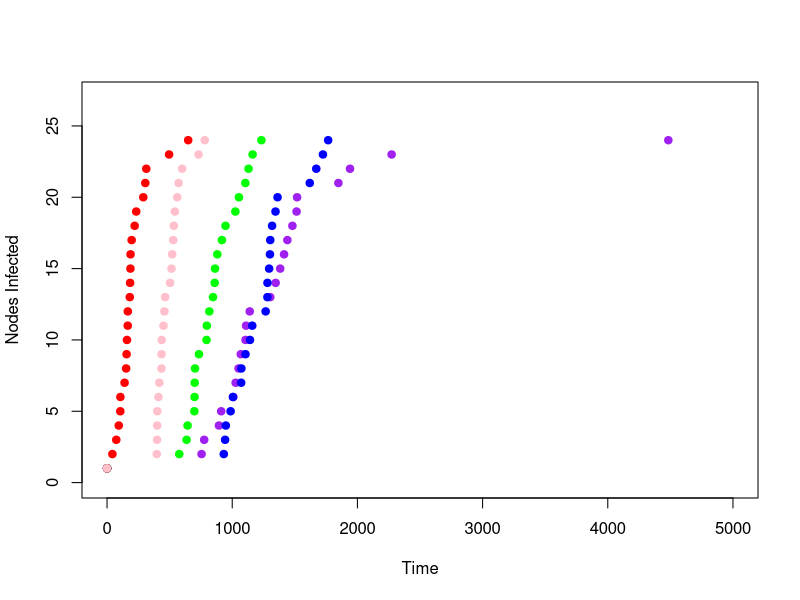
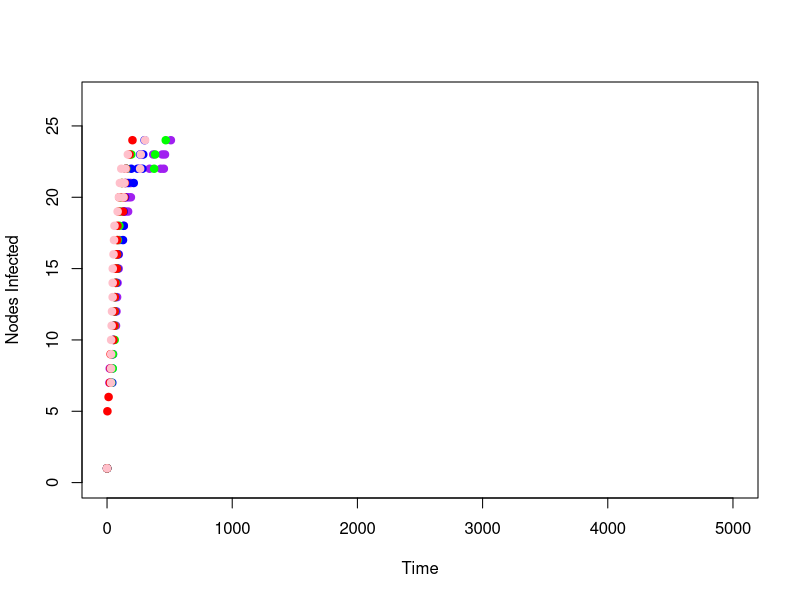

These figures' R source, in order:
## ---- chunk 1
knitr::opts_chunk$set(echo = TRUE)
library('maps'); 
library('geosphere'); 
library(igraph);
## ---- chunk 2
CTMC <- function(G, lambda) # Simulate Continuous Time Markov Chain 
{
  # Input: G (in current state), contagiousness lambda
  # Output: G (state after event), DeltaT: time interval until event
  qi <- rep(0.0, vcount(G));
  qii = 0;
  alive <- FALSE
  for (j in 1:vcount(G))
  {
    if (V(G)$state[j] == 0)
    {
      # count incoming flights from infected neighbors;
      v=0;
      for (nb in neighbors(G,V(G)[j],mode=c("in")) ) 
        if (V(G)$state[nb] ==1 ) v <- v+1;
      qi[j] <- lambda * v; # compute rate q_ij
      if (qi[j] > 0) alive <- TRUE;  # Process is still alive
    }
  }
  qii = sum(qi)  # Rate of leaving the current state i
  
  if (alive)
  {
    # Compute exponential distribution, rate qii
    DeltaT <- rexp(1,qii) 
    # Update graph, select event proportional to rate
    sumprob = 0;
    u <- runif(1);
    for (j in 1:vcount(G))
    {
      previous_sumprob = sumprob;
      if (V(G)$state[j] == 0 && qi[j] != 0)
      {sumprob = sumprob + qi[j]/qii;}
      if (previous_sumprob < u && u <= sumprob) 
        V(G)$state[j]=1;}   # vertex j gets infected
  }
  else
    DeltaT <- Inf; # Infinity; Signals that absorbing state is reached
  
  return(list(first=G, second=DeltaT))
}
## ---- chunk 3
# Load the data (adapt the pathnames)
#setwd("./data") # Adapt this to your directory path
airports <- read.csv("Dataset3-Airlines-NODES.csv", header=TRUE) 
flights <- read.csv("Dataset3-Airlines-EDGES.csv", header=TRUE, 
                    as.is=TRUE)
# Select only the big airports
tab <- table(flights$Source)
big.id <- names(tab)[tab>10]
airports <- airports[airports$ID %in% big.id,]
flights  <- flights[flights$Source %in% big.id & 
                      flights$Target %in% big.id, ]
# Plot map of the USA
# In some cases this needs to be added, here: dev.off();   
# map("state", col="grey50", fill=TRUE, bg="blue", lwd=0.1)
# Plot orange edges, eavier edges will be lighter in color.
# col.1 <- adjustcolor("orange red", alpha=0.4)
# col.2 <- adjustcolor("orange", alpha=0.4)
# edge.pal <- colorRampPalette(c(col.1, col.2), alpha = TRUE)
# edge.col <- edge.pal(100)
edgelist = c();
for(i in 1:nrow(flights))  {   # Plot edges
  node1 <- airports[airports$ID == flights[i,]$Source,]
  node2 <- airports[airports$ID == flights[i,]$Target,]
  # arc <- gcIntermediate( 
  #   c(node1[1,]$longitude, 
  #     node1[1,]$latitude), 
  #   c(node2[1,]$longitude, 
  #     node2[1,]$latitude), 
  #   n=1000, addStartEnd=TRUE )
  edge.ind <- round(100*flights[i,]$Freq / max(flights$Freq))
  # lines(arc, col=edge.col[edge.ind], lwd=edge.ind/30)
}  
# ... now start simulation 
colors <- c('purple', 'blue', 'green', 'red', 'pink')
plot(1, xlab="Time", ylab="Nodes Infected", xlim=c(0,5000), ylim=c(0,nrow(airports)))
for (r in 1:5) {
  set.seed(r)
  # initialize edges
  for(i in 1:nrow(flights)) {   
    i1 <- which(airports$ID == flights[i,]$Source)
    i2 <- which(airports$ID == flights[i,]$Target)
    edgelist <- c(edgelist, i1); edgelist <- c(edgelist, i2);}
  G <- graph(edgelist);
  
  # start the simulator from initial state (1st node infected)
  Time = 0; 
  V(G)$state <- 
    c(1,0,0, 0,0,0, 0,0,0,
      0,0,0, 0,0,0, 0,0,0,
      0,0,0, 0,0,0, 0,0,0)
  DeltaT = 0
  points(x=0, y=1, pch=19, col=colors[r])
  while (Time < 20000 & DeltaT != Inf) {
    L <-CTMC(G,0.001); # simulate next event, lambda=0.001
    DeltaT <- L$second; 
    G <- L$first;
    if (DeltaT != Inf)
    {
      Time = Time + DeltaT;
      InfectedNodes <- sum(V(G)$state)
      points(x=Time, y=InfectedNodes, pch=19, col=colors[r])
    } 
  };
  cat('Total Time:', Time, '\n')
}
## ---- chunk 4
CTMC_SIS <- function(G, lambda) # Continuous Time Markov Chain
{
  # Input: G (in current state), contagiousness lambda
  # Output: G (state after event), DeltaT: holding time
  qi <- rep(0.0, vcount(G));
  qii = 0;
  recov <- rep(0.0, vcount(G));
  alive <- FALSE
  for (j in 1:vcount(G))
  {
    if (V(G)$state[j] == 0)
    {
      # count incoming edges from infected neighbors;
      v=0;
      for (nb in neighbors(G,V(G)[j],mode=c("in")) )
        if (V(G)$state[nb] ==1 ) v <- v+1;
        qi[j] <- lambda * v; # compute rate q_ij
        if (qi[j] > 0) alive <- TRUE;# Process is still alive
    }
    else 
    {
      recov[j] = 50.0 * lambda / airports$Visits[j];
    }
    #    else if (V(G)$state[j] == 1)
    # {
    #     qi[j] <- 50.0*lambda/airports$Visits[j]; # rate q_ij
    #     if (qi[j] > 0) alive <- TRUE;# Process is still alive
    # }
  }
  qii = sum(qi)+sum(recov);# Rate of leaving the current state i
  recov_sum = sum(recov);
  if (alive)
  {
    # Compute exponential distribution, rate qii
    DeltaT <- rexp(1,qii)
    # Update graph, select event proportional to rate
    sumprob = 0;
    u <- runif(1);
    for (j in 1:vcount(G))
    {
      previous_sumprob = sumprob;
      if (V(G)$state[j] == 0 && qi[j] != 0)
      {sumprob = sumprob + qi[j]/qii;}
      else if (V(G)$state[j] == 1)
      {
        sumprob = sumprob + recov[j]/qii;
      }
      if (previous_sumprob < u && u <= sumprob)
        {if (V(G)$state[j] == 0)
          {V(G)$state[j]=1;}
        else
          {V(G)$state[j]=0;}
        }
      }
    # vertex j gets infected
    
    # sumprob_recov = 0;   
    # for (j in 1:vcount(G))
    # {
    #   previous_sumprob_recov = sumprob_recov;
    #   if (V(G)$state[j] == 1)
    #   {sumprob_recov = sumprob_recov + recov[j]/recov_sum;}
    #   if (previous_sumprob_recov < u && u <= sumprob_recov)
    #     V(G)$state[j]=0;
    # }
  }
  else
    DeltaT <- Inf; # Infinity; Absorbing state is reached
  return(list(first=G, second=DeltaT))
}

# ... now start simulation 
colors <- c('purple', 'blue', 'green', 'red', 'pink')
plot(1, xlab="Time", ylab="Nodes Infected", xlim=c(0,5000), ylim=c(0,nrow(airports)))
for (r in 1:5) {
  set.seed(r)
  # initialize edges
  for(i in 1:nrow(flights)) {   
    i1 <- which(airports$ID == flights[i,]$Source)
    i2 <- which(airports$ID == flights[i,]$Target)
    edgelist <- c(edgelist, i1); edgelist <- c(edgelist, i2);}
  G <- graph(edgelist);
  
  # start the simulator from initial state (1st node infected)
  Time = 0; 
  V(G)$state <- c(1,1,1, 1,1,1, 0,0,0, 0,0,0, 0,0,0, 0,0,0, 0,0,0, 0,0,0, 0,0,0)
    
  DeltaT = 0
  points(x=0, y=1, pch=19, col=colors[r])
  while (Time < 2000 & DeltaT != Inf) {
    L <-CTMC_SIS(G,0.001); # simulate next event, lambda=0.001
    DeltaT <- L$second; 
    G <- L$first;
    if (DeltaT != Inf)
    {
      Time = Time + DeltaT;
      InfectedNodes <- sum(V(G)$state)
      points(x=Time, y=InfectedNodes, pch=19, col=colors[r])
    } 
  };
  cat('Total Time:', Time, '\n')
}
